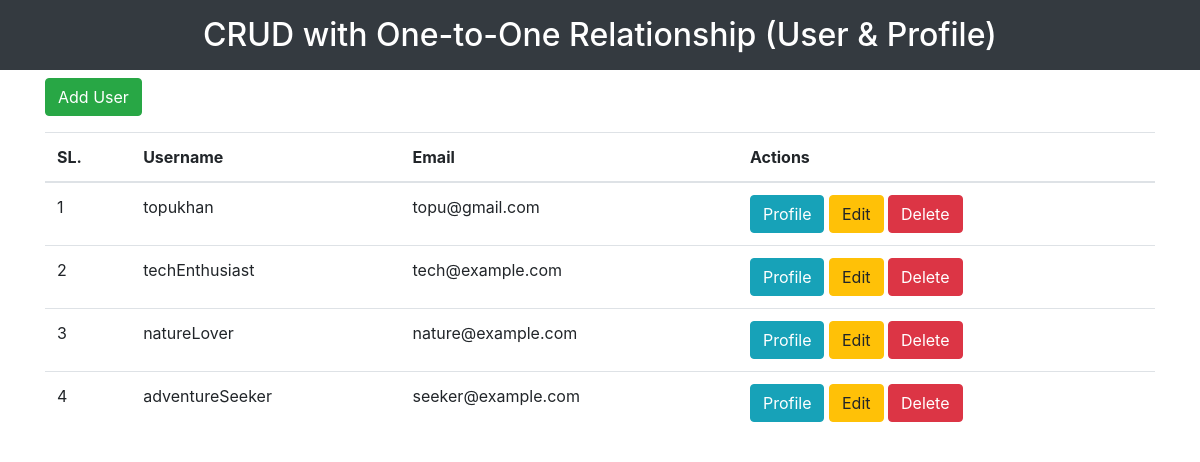
Page /oneToOne/index.php on the committed database.
### tables this page shows
CREATE TABLE `profiles` (
  `id` int NOT NULL,
  `user_id` int DEFAULT NULL,
  `first_name` varchar(50) DEFAULT NULL,
  `last_name` varchar(50) DEFAULT NULL,
  `phone` varchar(20) DEFAULT NULL,
  `address` varchar(100) DEFAULT NULL
);

CREATE TABLE `users` (
  `id` int NOT NULL,
  `username` varchar(50) NOT NULL,
  `email` varchar(100) NOT NULL
);

### oneToOne/index.php (the view, shortened to what this page needs)
<!DOCTYPE html>
<html>
<head>
    <link rel="stylesheet" href="https://stackpath.bootstrapcdn.com/bootstrap/4.5.2/css/bootstrap.min.css">
</head>
<body>
    <div class="text-center">
        <h2 class="bg-dark text-white p-3">CRUD with One-to-One Relationship (User & Profile)</h2>
    </div>
    <div class="container">
        <a href="create.php" class="btn btn-success mb-3">Add User</a>
        <table class="table">
            <thead>
                <tr>
                    <th>SL.</th>
                    <th>Username</th>
                    <th>Email</th>
                    <th>Actions</th>
                </tr>
            </thead>
            <tbody>
                <?php
                require 'dbconnect.php';
                try {
                    $stmt = $pdo->prepare("SELECT users.*, profiles.first_name, profiles.last_name FROM users LEFT JOIN profiles ON users.id = profiles.user_id");
                    $stmt->execute();
                    $users = $stmt->fetchAll(PDO::FETCH_ASSOC);
                    $sl = 1;
                    foreach ($users as $user) { ?>
                        <tr>
                            <td><?= $sl++; ?></td>
                            <td><?= $user['username'] ?></td>
                            <td><?= $user['email'] ?></td>
                            <td>
                                <a href="read.php?id=<?= $user['id'] ?>" class="btn btn-info">Profile</a>
                                <a href="edit.php?id=<?= $user['id'] ?>" class="btn btn-warning">Edit</a>
                                <form action="delete.php" method="post" class="d-inline">
                                    <button type="submit" class="btn btn-danger">Delete</button>
                                </form>
                            </td>
                        </tr>
                <?php }
                } catch (PDOException $e) {
                    echo "Error: " . $e->getMessage();
                }
                ?>
            </tbody>
        </table>
    </div>
</body>
</html>

### rows in the picture
profiles: user.username "topukhan", user.email "topu@gmail.com"
profiles: user.username "techEnthusiast", user.email "tech@example.com"
profiles: user.username "natureLover", user.email "nature@example.com"
profiles: user.username "adventureSeeker", user.email "seeker@example.com"
